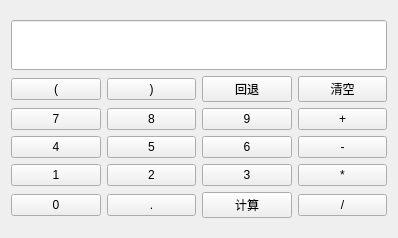
<?xml version="1.0" encoding="UTF-8"?>
<ui version="4.0">
 <class>Form</class>
 <widget class="QWidget" name="Form">
  <property name="geometry">
   <rect>
    <x>0</x>
    <y>0</y>
    <width>398</width>
    <height>238</height>
   </rect>
  </property>
  <property name="windowTitle">
   <string>计算器</string>
  </property>
  <layout class="QVBoxLayout" name="verticalLayout_2">
   <item>
    <layout class="QVBoxLayout" name="verticalLayout">
     <item>
      <widget class="QLineEdit" name="lineEdit">
       <property name="minimumSize">
        <size>
         <width>0</width>
         <height>50</height>
        </size>
       </property>
      </widget>
     </item>
     <item>
      <layout class="QHBoxLayout" name="horizontalLayout">
       <item>
        <widget class="QPushButton" name="pushButton_left">
         <property name="text">
          <string>(</string>
         </property>
        </widget>
       </item>
       <item>
        <widget class="QPushButton" name="pushButton_right">
         <property name="text">
          <string>)</string>
         </property>
        </widget>
       </item>
       <item>
        <widget class="QPushButton" name="pushButton_back">
         <property name="text">
          <string>回退</string>
         </property>
        </widget>
       </item>
       <item>
        <widget class="QPushButton" name="pushButton_clear">
         <property name="text">
          <string>清空</string>
         </property>
        </widget>
       </item>
      </layout>
     </item>
     <item>
      <layout class="QHBoxLayout" name="horizontalLayout_2">
       <item>
        <widget class="QPushButton" name="pushButton_7">
         <property name="text">
          <string>7</string>
         </property>
        </widget>
       </item>
       <item>
        <widget class="QPushButton" name="pushButton_8">
         <property name="text">
          <string>8</string>
         </property>
        </widget>
       </item>
       <item>
        <widget class="QPushButton" name="pushButton_9">
         <property name="text">
          <string>9</string>
         </property>
        </widget>
       </item>
       <item>
        <widget class="QPushButton" name="pushButton_add">
         <property name="text">
          <string>+</string>
         </property>
        </widget>
       </item>
      </layout>
     </item>
     <item>
      <layout class="QHBoxLayout" name="horizontalLayout_3">
       <item>
        <widget class="QPushButton" name="pushButton_4">
         <property name="text">
          <string>4</string>
         </property>
        </widget>
       </item>
       <item>
        <widget class="QPushButton" name="pushButton_5">
         <property name="text">
          <string>5</string>
         </property>
        </widget>
       </item>
       <item>
        <widget class="QPushButton" name="pushButton_6">
         <property name="text">
          <string>6</string>
         </property>
        </widget>
       </item>
       <item>
        <widget class="QPushButton" name="pushButton_sub">
         <property name="text">
          <string>-</string>
         </property>
        </widget>
       </item>
      </layout>
     </item>
     <item>
      <layout class="QHBoxLayout" name="horizontalLayout_4">
       <item>
        <widget class="QPushButton" name="pushButton_1">
         <property name="text">
          <string>1</string>
         </property>
        </widget>
       </item>
       <item>
        <widget class="QPushButton" name="pushButton_2">
         <property name="text">
          <string>2</string>
         </property>
        </widget>
       </item>
       <item>
        <widget class="QPushButton" name="pushButton_3">
         <property name="text">
          <string>3</string>
         </property>
        </widget>
       </item>
       <item>
        <widget class="QPushButton" name="pushButton_mul">
         <property name="text">
          <string>*</string>
         </property>
        </widget>
       </item>
      </layout>
     </item>
     <item>
      <layout class="QHBoxLayout" name="horizontalLayout_5">
       <item>
        <widget class="QPushButton" name="pushButton_0">
         <property name="text">
          <string>0</string>
         </property>
        </widget>
       </item>
       <item>
        <widget class="QPushButton" name="pushButton_dot">
         <property name="text">
          <string>.</string>
         </property>
        </widget>
       </item>
       <item>
        <widget class="QPushButton" name="pushButton_enter">
         <property name="text">
          <string>计算</string>
         </property>
        </widget>
       </item>
       <item>
        <widget class="QPushButton" name="pushButton_div">
         <property name="text">
          <string>/</string>
         </property>
        </widget>
       </item>
      </layout>
     </item>
    </layout>
   </item>
  </layout>
 </widget>
 <resources/>
 <connections/>
</ui>
